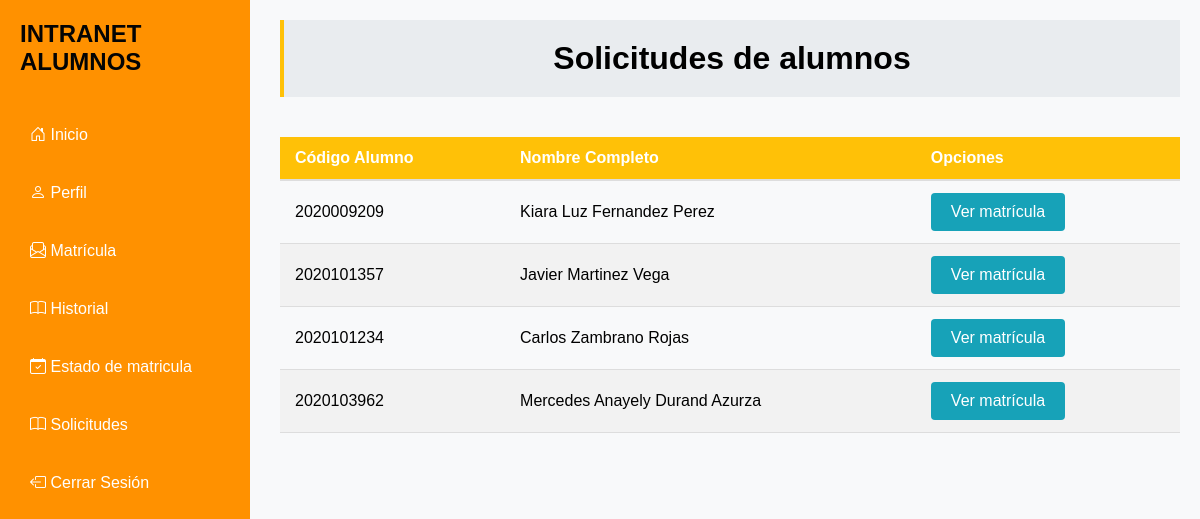
Before: /solicitud/ (signed in) with the older database file.
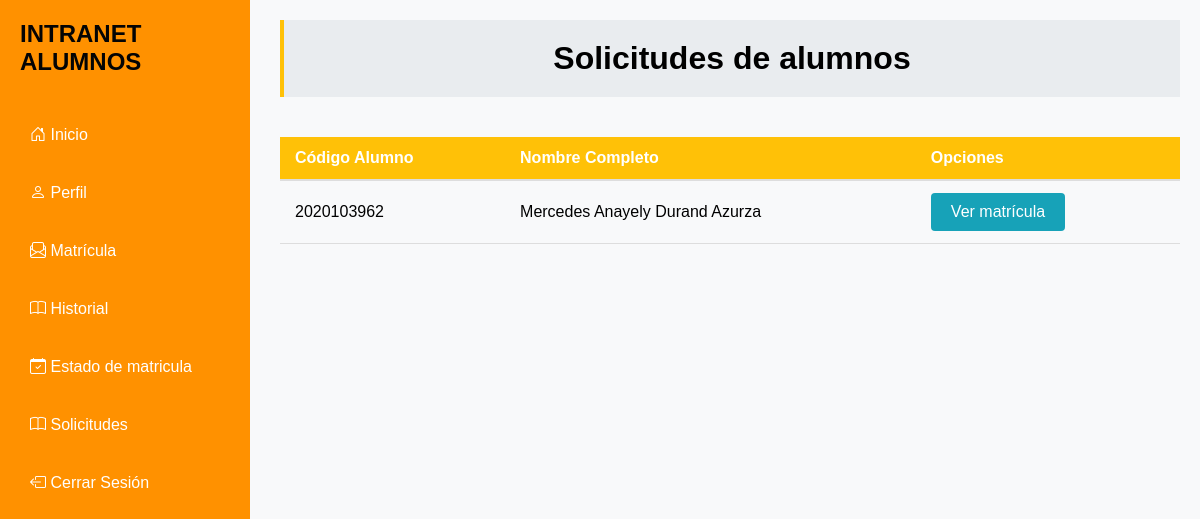
After: the same page with the newer database file.
### App/models.py (models this page shows, shortened)
class Matricula(models.Model):
    id_matricula = models.AutoField(primary_key=True)
    alumno = models.ForeignKey(Alumno, on_delete=models.CASCADE)
    cursos = models.ManyToManyField(Curso)
    boucher = models.ManyToManyField(Boucher)
    plan = models.ForeignKey(Plan, on_delete=models.CASCADE)
    fecha_matricula = models.DateTimeField(default=timezone.now)
    estado = models.CharField(max_length=20, default='pendiente')
    mensaje_rechazo = models.TextField(blank=True, null=True)
    mensaje_aprobacion = models.TextField(blank=True, null=True)

class Alumno(models.Model):
    id_alumno = models.AutoField(primary_key=True)
    codigo = models.CharField(max_length=10, default=1)
    plan = models.ForeignKey(Plan, on_delete=models.CASCADE)
    nombres = models.CharField(max_length=100)
    apellido_paterno = models.CharField(max_length=100)
    apellido_materno = models.CharField(max_length=100)
    dni = models.CharField(max_length=8)
    correo = models.EmailField(max_length=100)
    celular = models.CharField(max_length=9)
    escuela = models.ForeignKey(Escuela, on_delete=models.CASCADE)
    anio = models.IntegerField(default=1)

### App/views.py (the view)
# urls.py: path('solicitud/', views.solicitud, name='solicitud'),
@consejero_required
def solicitud(request):
    matriculas = Matricula.objects.filter(
        id_matricula__in=Matricula.objects.values('alumno').annotate(ultima_matricula=Max('id_matricula')).values('ultima_matricula')
    ).select_related('alumno').order_by('-fecha_matricula')
    context = {
        'matriculas': matriculas
    }
    return render(request, 'solicitud.html', context)

### App/templates/solicitud.html
{% extends 'base.html' %}
{% block content %}
<div class="Datos_Matricula" style="margin-left: 260px;">
    <h1>Solicitudes de alumnos</h1>
    <table class="tabla-canasta">
        <thead>
            <tr>
                <th>Código Alumno</th>
                <th>Nombre Completo</th>
                <th>Opciones</th>
            </tr>
        </thead>
        <tbody>
            {% for matricula in matriculas %}
            <tr>
                <td>{{ matricula.alumno.codigo }}</td>
                <td>{{ matricula.alumno.nombres }} {{ matricula.alumno.apellido_paterno }} {{ matricula.alumno.apellido_materno }}</td>
                <td>
                    <a href="{% url 'ver_matricula' matricula.id_matricula %}" class="btn btn-primary">Ver matrícula</a>
                </td>
            </tr>
            {% empty %}
            <tr>
                <td colspan="8">No hay alumnos con matrículas guardadas.</td>
            </tr>
            {% endfor %}
        </tbody>
    </table>
</div>
{% endblock %}

### App/templates/base.html (shortened to what this page needs)
<!DOCTYPE html>
<html lang="en">
<head>
    <link rel="stylesheet" href="https://cdn.jsdelivr.net/npm/bootstrap-icons@1.11.3/font/bootstrap-icons.min.css">
    <link rel="stylesheet" href="https://cdnjs.cloudflare.com/ajax/libs/font-awesome/6.6.0/css/all.min.css">
</head>
<body>
    <main class="barra">
        <div class="container">
            <aside class="sidebar">
                <div class="sidebar-header">
                    <h2>INTRANET ALUMNOS</h2>
                </div>
                <nav>
                    <ul>
                        <li class="nav-link">
                            <a href="{% url 'home' %}">
                                <i class="bi bi-house-door"></i>
                                Inicio
                            </a>
                        </li>
                        <li class="nav-link">
                            <a href="{% url 'perfil' username=request.user.username %}">
                                <i class="bi bi-person"></i>
                                Perfil
                            </a>
                        </li>
                        <li class="nav-link">
                            <a href="{% url 'matricula' %}">
                                <i class="bi bi-envelope-paper"></i>
                                Matrícula
                            </a>
                        </li>
                        <li class="nav-link">
                            <a href="{% url 'historial' %}">
                                <i class="bi bi-book"></i>
                                Historial
                            </a>
                        </li>
                        <li class="nav-link">
                            <a href="{% url 'estado_matricula' %}">
                                <i class="bi bi-calendar-check"></i>
                                Estado de matricula
                            </a>
                        </li>
                        <li class="nav-link">
                            <a href="{% url 'solicitud' %}">
                                <i class="bi bi-book"></i>
                                Solicitudes
                            </a>
                        </li>
                        <li class="nav-link">
                            <a href="{% url 'signout' %}">
                                <i class="bi bi-box-arrow-left"></i>
                                Cerrar Sesión
                            </a>
                        </li>
                    </ul>
                </nav>
            </aside>
        <div class="content">
            <div class="container ml-8">
                {% block content %}
                {% endblock %}
            </div>
        </div>
    </main>
</body>
</html>

### App/templates/base.html (style rules this page uses)
* { margin: 0; padding: 0; box-sizing: border-box; font-family: Arial, sans-serif; }
body { display: flex; min-height: 100vh; }
.container { display: flex; width: 100%; height: 100%; }
.sidebar { width: 250px; background-color: #ff9100; color: white; padding: 20px; display: flex; flex-direction: column; align-items: flex-start; position: fixed; height: 100%; left: 0; top: 0; }
.sidebar-header h2 { color: #040404; }
nav ul { list-style: none; padding: 20px 0; }
nav ul li { margin: 20px 0; }
nav ul li a { color: #ffffff; text-decoration: none; display: block; padding: 10px; border-radius: 4px; transition: background-color 0.3s; }
.barra { flex-grow: 1; background-color: #f8f9fa; }
.content { margin-top: 20px; }
.btn { display: inline-block; padding: 10px 20px; margin-right: 10px; background-color: #17a2b8; color: white; text-decoration: none; border-radius: 4px; transition: background-color 0.3s; }
.content { width: 100%; }
.Datos_Matricula h1, .Historial_Matricula h1 { background-color: #e9ecef; padding: 20px; border-left: 4px solid #ffc107; text-align: center; }
.Datos_Matricula, .Historial_Matricula { width: calc(100% - 240px); margin-left: 240px; margin-top: -20px; padding: 20px; display: flex; flex-direction: column; gap: 20px; }
a { text-decoration: none; color: #138496; }
.tabla-canasta { width: 100%; border-collapse: collapse; margin-top: 20px; }
.tabla-canasta th, .tabla-canasta td { padding: 12px 15px; text-align: left; }
.tabla-canasta thead { background-color: #ffc107; color: white; }
.tabla-canasta th { font-weight: bold; border-bottom: 2px solid #ddd; }
.tabla-canasta td { border-bottom: 1px solid #ddd; }

Changed rows visible on the page:
removed Matricula: alumno.codigo "2020009209", alumno.nombres "Kiara Luz", alumno.apellido_paterno "Fernandez", alumno.apellido_materno "Perez"
removed Matricula: alumno.codigo "2020101357", alumno.nombres "Javier", alumno.apellido_paterno "Martinez", alumno.apellido_materno "Vega"
removed Matricula: alumno.codigo "2020101234", alumno.nombres "Carlos", alumno.apellido_paterno "Zambrano", alumno.apellido_materno "Rojas"
